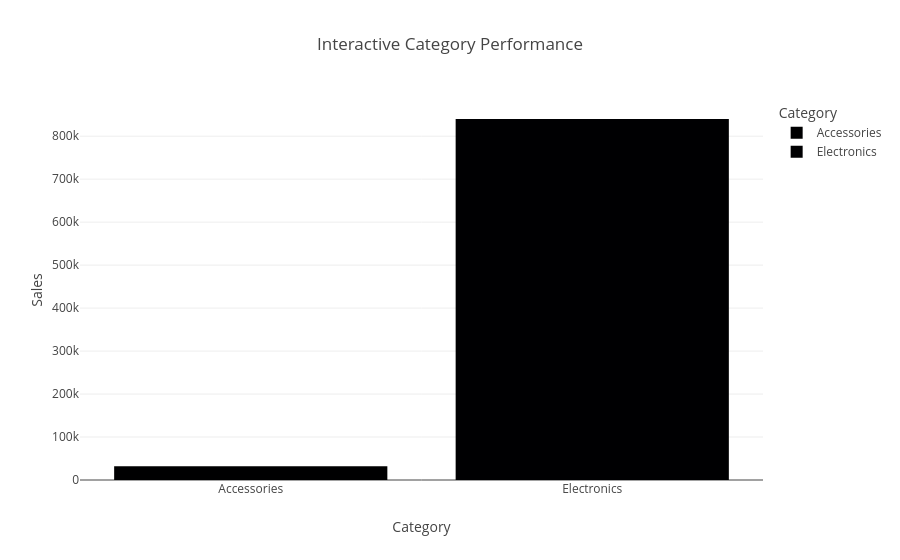

Source (notebook cell):
### Code cell
fig = px.bar(
    df.groupby('Category', as_index=False)['Sales'].sum(),
    x='Category',
    y='Sales',
    title='Interactive Category Performance',
    color='Category'
)

fig.show()

### Figure 1 — Plotly figure (JSON) as saved in the notebook; plotly's stock layout.template omitted (floating-point values rounded to 4 significant figures)
{"data": [{"hovertemplate": "Category=%{x}<br>Sales=%{y}<extra></extra>", "legendgroup": "Accessories", "marker": {"color": "#000001", "pattern": {"shape": ""}}, "name": "Accessories", "orientation": "v", "showlegend": true, "textposition": "auto", "type": "bar", "x": ["Accessories"], "xaxis": "x", "y": [32000], "yaxis": "y"}, {"hovertemplate": "Category=%{x}<br>Sales=%{y}<extra></extra>", "legendgroup": "Electronics", "marker": {"color": "#000002", "pattern": {"shape": ""}}, "name": "Electronics", "orientation": "v", "showlegend": true, "textposition": "auto", "type": "bar", "x": ["Electronics"], "xaxis": "x", "y": [840000], "yaxis": "y"}], "layout": {"barmode": "relative", "legend": {"title": {"text": "Category"}, "tracegroupgap": 0}, "title": {"text": "Interactive Category Performance"}, "xaxis": {"anchor": "y", "categoryarray": ["Accessories", "Electronics"], "categoryorder": "array", "domain": [0, 1], "title": {"text": "Category"}}, "yaxis": {"anchor": "x", "domain": [0, 1], "title": {"text": "Sales"}}}}
